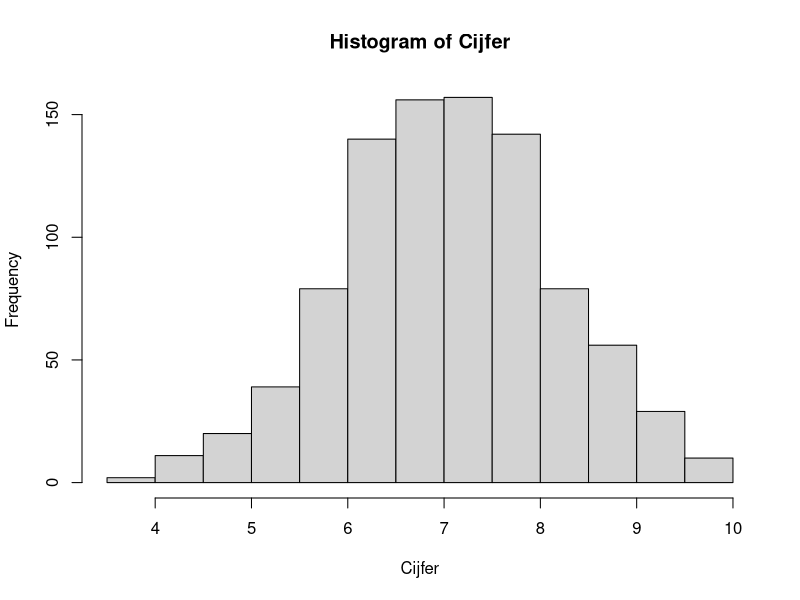
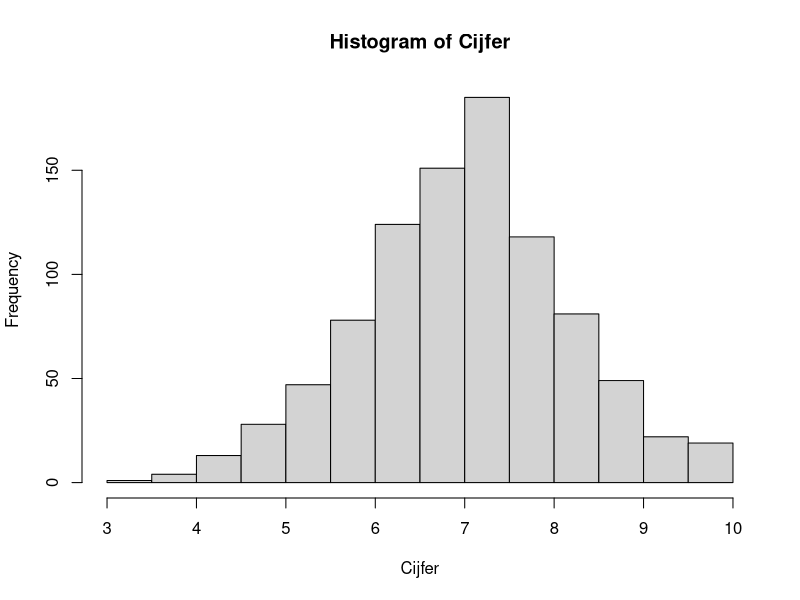

The R script that drew these images, in order:
## +++++++++++++++++++++++++++++++++++++++++++++++++++++++++++++++++++++++++++++
## 32.R  ####
## +++++++++++++++++++++++++++++++++++++++++++++++++++++++++++++++++++++++++++++
## R code voor Student Analytics Vrije Universiteit Amsterdam
## Copyright 2020 VU
## Web Page: http://www.vu.nl
## Contact: Theo Bakker (t.c.bakker@vu.nl)
## Verspreiding buiten de VU: Nee
##
## Doel: Doel
##
## Afhankelijkheden: Afhankelijkheid
##
## Datasets: Datasets
##
## Opmerkingen:
## 1) Geen.
## 2) ___
##
## ++++++++++++++++++++++++++++++++++++++++++++++++++++++++++++++++++++++++++++
## TODO:
## 1) ___.
##
## ++++++++++++++++++++++++++++++++++++++++++++++++++++++++++++++++++++++++++++
## Geschiedenis:
## 17-07-2020: EG: Aanmaak bestand
## ++++++++++++++++++++++++++++++++++++++++++++++++++++++++++++++++++++++++++++

## Toets: Mixed ANOVA

## Casus

# De masteropleiding Sustainable Change Management is een experiment gestart 
# waarbij studenten die niet direct toelaatbaar zijn voor de opleiding een 
# premasterprogramma van een half jaar kunnen volgen om alsnog toegelaten te 
# worden. Om dit experiment te evalueren wil het afdelingshoofd onderzoeken of 
# er verschillen zijn tussen de resultaten van premasterstudenten en direct 
# toelaatbare studenten. Daarom vraagt hij te onderzoeken of er verschillen 
# zijn tussen de toelaatbare en premasterstudenten voor de kernvakken 
# Sustainable Innovation, Organizational Change Management en Organizational 
# Psychology en de masterthesis. Op basis van deze analyse kan het 
# afdelingshoofd zien of het premasterprogramma goed aansluit bij het 
# masterprogramma en waar eventuele tekortkomingen zitten.

# seed
set.seed(12, 
         kind = "Mersenne-Twister", 
         normal.kind = "Inversion",
         sample.kind = "Rejection")

# Maak studentnummers
Studentnummer <- sample(4000000:4500000, 
                        230)
Studentnummer <- as.factor(Studentnummer)
Studentnummer <- rep(Studentnummer,
                     4)

# Cijfers Premaster Sustainable Innovation
Cijfers_P_SI <- rnorm(80,
                      7.0,
                      1)

# Cijfers Master Sustainable Innovation
Cijfers_M_SI <- rnorm(150,
                      6.3,
                      1)

# Cijfers Premaster Organizational Change Management
Cijfers_P_OC <- rnorm(80,
                      6.4,
                      1)

# Cijfers Master Organizational Change Management
Cijfers_M_OC <- rnorm(150,
                      7.2,
                      1)

# Cijfers Premaster Organizational Psychology
Cijfers_P_OP <- rnorm(80,
                      6.7,
                      1)

# Cijfers Master Organizational Psychology
Cijfers_M_OP <- rnorm(150,
                      7.6,
                      1)

# Cijfers Premaster Thesis
Cijfers_P_TH <- rnorm(80,
                      7.5,
                      1)

# Cijfers Master Thesis
Cijfers_M_TH <- rnorm(150,
                      7.5,
                      1)

# Bind alle cijfervariabelen aan elkaar
Cijfer <- c(Cijfers_P_SI,
            Cijfers_M_SI,
            Cijfers_P_OC,
            Cijfers_M_OC,
            Cijfers_P_OP,
            Cijfers_M_OP,
            Cijfers_P_TH,
            Cijfers_M_TH
            )

Cijfer[Cijfer > 10] <- 10
hist(Cijfer)

# Maak een variabele die aangeeft of het een theorie of praktijk vak is
Premaster <- rep(c(rep("Premaster",
                      80),
                  rep("Geen premaster",
                      150)),
                4)

# Maak een variabele die de onderwijsperiode aangeeft
Vak <- c(rep("Sustainable Innovation",
             230),
         rep("Organizational Change Management",
             230),
         rep("Organizational Psychology",
             230),
         rep("Thesis",
             230))


# Bind alles in een dataset
Resultaten_SCM <- cbind.data.frame(Studentnummer,
                                   Premaster,
                                   Vak,
                                   Cijfer)

#library(ez)

#ezANOVA(Resultaten_SCM, 
#        dv = Cijfer, 
#        wid = Studentnummer,
#        within = Vak,
#        between = Premaster,
#       detailed = TRUE)



#library(schoRsch)
#anova_out(bb)

rm(Cijfer,
   Vak,
   Premaster,
   Studentnummer,
   Cijfers_M_OC,
   Cijfers_P_OC,
   Cijfers_M_SI,
   Cijfers_P_SI,
   Cijfers_M_OP,
   Cijfers_P_OP,
   Cijfers_M_TH,
   Cijfers_P_TH)

################################################################################

# geen interactie-effect
# Maak studentnummers
Studentnummer <- sample(4000000:4500000, 
                        230)
Studentnummer <- as.factor(Studentnummer)
Studentnummer <- rep(Studentnummer,
                     4)

# Cijfers Premaster Sustainable Innovation
Cijfers_P_SI <- rnorm(80,
                      6.0,
                      1)

# Cijfers Master Sustainable Innovation
Cijfers_M_SI <- rnorm(150,
                      6.5,
                      1)

# Cijfers Premaster Organizational Change Management
Cijfers_P_OC <- rnorm(80,
                      6.4,
                      1)

# Cijfers Master Organizational Change Management
Cijfers_M_OC <- rnorm(150,
                      6.9,
                      1)

# Cijfers Premaster Organizational Psychology
Cijfers_P_OP <- rnorm(80,
                      6.7,
                      1)

# Cijfers Master Organizational Psychology
Cijfers_M_OP <- rnorm(150,
                      7.2,
                      1)

# Cijfers Premaster Thesis
Cijfers_P_TH <- rnorm(80,
                      7.5,
                      1)

# Cijfers Master Thesis
Cijfers_M_TH <- rnorm(150,
                      8.0,
                      1)

# Bind alle cijfervariabelen aan elkaar
Cijfer <- c(Cijfers_P_SI,
            Cijfers_M_SI,
            Cijfers_P_OC,
            Cijfers_M_OC,
            Cijfers_P_OP,
            Cijfers_M_OP,
            Cijfers_P_TH,
            Cijfers_M_TH
            )

Cijfer[Cijfer > 10] <- 10
hist(Cijfer)

# Maak een variabele die aangeeft of het een theorie of praktijk vak is
Premaster <- rep(c(rep("Premaster",
                      80),
                  rep("Geen premaster",
                      150)),
                4)

# Maak een variabele die de onderwijsperiode aangeeft
Vak <- c(rep("Sustainable Innovation",
             230),
         rep("Organizational Change Management",
             230),
         rep("Organizational Psychology",
             230),
         rep("Thesis",
             230))


# Bind alles in een dataset
Hoofdeffecten_Resultaten_SCM <- cbind.data.frame(Studentnummer,
                                   Premaster,
                                   Vak,
                                   Cijfer)

#library(ez)
#ezANOVA(Resultaten_SCM, 
#        dv = Cijfer, 
#        wid = Studentnummer,
#        within = Vak,
#        between = Premaster,
#       detailed = TRUE)

rm(Cijfer,
   Vak,
   Premaster,
   Studentnummer,
   Cijfers_M_OC,
   Cijfers_P_OC,
   Cijfers_M_SI,
   Cijfers_P_SI,
   Cijfers_M_OP,
   Cijfers_P_OP,
   Cijfers_M_TH,
   Cijfers_P_TH)

## Sla de datasets op
#write.csv(Resultaten_SCM,
#          file = "05. Datasets/32_Resultaten_SCM.csv")

#write.csv(Hoofdeffecten_Resultaten_SCM,
#          file = "05. Datasets/32_Hoofdeffecten_Resultaten_SCM.csv")


#vvv <- aov(Gemiddeld_cijfer ~ Geslacht + Vooropleiding + Geslacht:Vooropleiding,
#    data = Gemiddelde_cijfers_psychologie)
#mod <- "Gemiddeld_cijfer ~ Geslacht + Vooropleiding + Geslacht:Vooropleiding"

#summary(vvv)
#vvv$terms
#library(effects)
#allEffects(vvv)


#by(Gemiddelde_cijfers_psychologie$Gemiddeld_cijfer,
#   list(Gemiddelde_cijfers_psychologie$Geslacht,
#        Gemiddelde_cijfers_psychologie$Vooropleiding),
#   summary)


#install.packages("summarytools")
#library(summarytools)

#with(Gemiddelde_cijfers_psychologie, stby(data = Gemiddeld_cijfer,
#   list(Geslacht,
#        Vooropleiding),
#   descr,
#   stats = c("mean","sd","med","n.valid")))